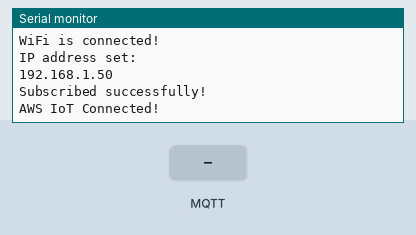
Bench run of a sketch on a simulated ESP32. Parts: the last lines printed to the serial monitor. The inputs (shaded band) are chosen by the test bench. WiFi joins after 1.5 s; servers stay silent unless stated; no MQTT or app messages arrive unless stated.

Above: at 2.7 s.
2.8 s: MQTT message "on" arrives on the first subscribed topic
At 4.0 s:
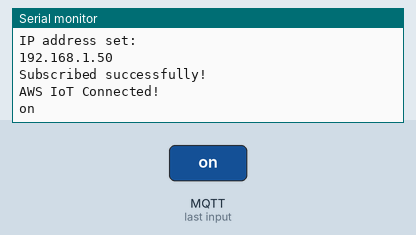
4.3 s: MQTT message "off" arrives on the first subscribed topic
At 5.4 s:
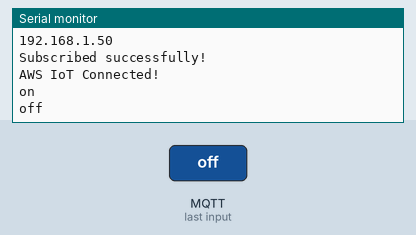

Measured:
- after the input at 2.8 s, the serial monitor: prints a new line at once (image 1)
- after the input at 4.3 s, the serial monitor: prints a new line at once (image 2)

The sketch:

receiving_test.ino
```cpp
#include "key.h"
#include <WiFiClientSecure.h>
#include <PubSubClient.h>
#include <WiFi.h>
#include "esp_eap_client.h"

WiFiClientSecure espClient = WiFiClientSecure();
PubSubClient client(espClient);

const char* sub_topic = "response/action";
const char* pub_topic = "kachow/pub";

void setup() {
  // put your setup code here, to run once:
  Serial.begin(115200);
  WiFi.mode(WIFI_STA);
  WiFi.begin(WIFI_SSID, WIFI_PASSWORD);
  Serial.println("Connecting to Wi-Fi");
  while (WiFi.status() != WL_CONNECTED) {
    delay(500);
    Serial.print(".");
  }
  Serial.println("");
  Serial.println(F("WiFi is connected!"));
  Serial.println(F("IP address set: "));
  Serial.println(WiFi.localIP());

  espClient.setCACert(AWS_CERT_CA);
  espClient.setCertificate(AWS_CERT_CRT);
  espClient.setPrivateKey(AWS_CERT_PRIVATE);
  client.setServer(AWS_IOT_ENDPOINT, 8883);

  while (!client.connect(THINGNAME)) {
    Serial.print(".");
    delay(1000);
  }
  if (!client.connected()) {
    Serial.println("AWS IoT Timeout!");
    return;
  }
  if (client.subscribe(sub_topic)) {
    Serial.println("Subscribed successfully!");
  } else {
      Serial.println("Subscription failed!");
  }
  client.setCallback(callback);
  client.subscribe(sub_topic);
  Serial.println("AWS IoT Connected!");
}

void callback(char* topic, byte* payload, unsigned int length) {
    payload[length] = '\0';
    String message = String((char*)payload);

    Serial.println(message);
}

void loop() {
  // put your main code here, to run repeatedly:
  client.loop();
}
```

key.h
```cpp
#include <pgmspace.h>

#define THINGNAME "kachow"

const char WIFI_SSID[] = "Seb";
const char WIFI_PASSWORD[] = "12345678";
const char AWS_IOT_ENDPOINT[] = "a23xshgsomrra7-ats.iot.ap-southeast-1.amazonaws.com";

// Certificate Authority
static const char AWS_CERT_CA[] PROGMEM = R"EOF(
-----BEGIN CERTIFICATE-----
MIIDQTCCAimgAwIBAgITBmyfz5m/jAo54vB4ikPmljZbyjANBgkqhkiG9w0BAQsF
ADA5MQswCQYDVQQGEwJVUzEPMA0GA1UEChMGQW1hem9uMRkwFwYDVQQDExBBbWF6
b24gUm9vdCBDQSAxMB4XDTE1MDUyNjAwMDAwMFoXDTM4MDExNzAwMDAwMFowOTEL
MAkGA1UEBhMCVVMxDzANBgNVBAoTBkFtYXpvbjEZMBcGA1UEAxMQQW1hem9uIFJv
b3QgQ0EgMTCCASIwDQYJKoZIhvcNAQEBBQADggEPADCCAQoCggEBALJ4gHHKeNXj
ca9HgFB0fW7Y14h29Jlo91ghYPl0hAEvrAIthtOgQ3pOsqTQNroBvo3bSMgHFzZM
9O6II8c+6zf1tRn4SWiw3te5djgdYZ6k/oI2peVKVuRF4fn9tBb6dNqcmzU5L/qw
IFAGbHrQgLKm+a/sRxmPUDgH3KKHOVj4utWp+UhnMJbulHheb4mjUcAwhmahRWa6
VOujw5H5SNz/0egwLX0tdHA114gk957EWW67c4cX8jJGKLhD+rcdqsq08p8kDi1L
93FcXmn/6pUCyziKrlA4b9v7LWIbxcceVOF34GfID5yHI9Y/QCB/IIDEgEw+OyQm
jgSubJrIqg0CAwEAAaNCMEAwDwYDVR0TAQH/BAUwAwEB/zAOBgNVHQ8BAf8EBAMC
AYYwHQYDVR0OBBYEFIQYzIU07LwMlJQuCFmcx7IQTgoIMA0GCSqGSIb3DQEBCwUA
A4IBAQCY8jdaQZChGsV2USggNiMOruYou6r4lK5IpDB/G/wkjUu0yKGX9rbxenDI
U5PMCCjjmCXPI6T53iHTfIUJrU6adTrCC2qJeHZERxhlbI1Bjjt/msv0tadQ1wUs
N+gDS63pYaACbvXy8MWy7Vu33PqUXHeeE6V/Uq2V8viTO96LXFvKWlJbYK8U90vv
o/ufQJVtMVT8QtPHRh8jrdkPSHCa2XV4cdFyQzR1bldZwgJcJmApzyMZFo6IQ6XU
5MsI+yMRQ+hDKXJioaldXgjUkK642M4UwtBV8ob2xJNDd2ZhwLnoQdeXeGADbkpy
rqXRfboQnoZsG4q5WTP468SQvvG5
-----END CERTIFICATE-----
)EOF";

// Device Certificate
static const char AWS_CERT_CRT[] PROGMEM = R"KEY(
-----BEGIN CERTIFICATE-----
MIIDWjCCAkKgAwIBAgIVALzlVQtGqHZNc33+abYn1HmKj/ELMA0GCSqGSIb3DQEB
CwUAME0xSzBJBgNVBAsMQkFtYXpvbiBXZWIgU2VydmljZXMgTz1BbWF6b24uY29t
IEluYy4gTD1TZWF0dGxlIFNUPVdhc2hpbmd0b24gQz1VUzAeFw0yNDEwMjkwMzM4
NDhaFw00OTEyMzEyMzU5NTlaMB4xHDAaBgNVBAMME0FXUyBJb1QgQ2VydGlmaWNh
dGUwggEiMA0GCSqGSIb3DQEBAQUAA4IBDwAwggEKAoIBAQDV9kx82syTuR/8n0ez
B81+hdoTpeXT8cXtav9bFTC+RNTgphBt/72GuwW1/n3dw1sMBPIaJQvlRSHVwvjX
fMFSPupvTCzJMToyx77V8kW/2jdAdcLYImq2JyhLmzBHm//ohMWrht+AwYJP47qj
qAipLpM65r9OUi8kCjCLrHjIj+KbHf2PT95WaLXX+37vFUw0fJQmSWyRuwi3P1YF
JkTwStoD/iF6QMHlGpOesL6V8NWGCHJ72S24A0aipXl6R9sJUvnr/SK1ZLQSKXjf
y4i0XC83LCoAn5iYviEUgKiPZxcZH1AHj/YhySXTrxgQu0AOrTpz8B4qi4z8kAIz
XpJhAgMBAAGjYDBeMB8GA1UdIwQYMBaAFB2mixRaHHCX8jLwmCyMtl7HSmUeMB0G
A1UdDgQWBBSzV1fysbDeUA3zFozPchnnNXfAazAMBgNVHRMBAf8EAjAAMA4GA1Ud
DwEB/wQEAwIHgDANBgkqhkiG9w0BAQsFAAOCAQEAtOwAhje4koAGgJXpnlFlmRbC
RXFGJf90beII5Fg6f592oW+ZiPEpG/BSQdGdqvMS4YWMyJ8Echbh15W9eXjoeaZy
TMw3tN3AOojq172qS27mv3Keml6WXnmthfIRu8waBvFucxGXHajAZuX0tZ/E8hku
yDJBO+FPiNlMqkjG4snvnA9bRuC7AdPJM+FtRvBlgVKrRUZET/gV11aKsJJimI/O
l43ib1fiZ9I/2aHM1IUH4WpI7Wt1gy2I3/8n7+JgxF10m+KLGUFNpo+tMhPy5/BP
fgbDn5fJaxRB8aPQMgcYKmt1QAQfu27/+p8ob10hIlamnssFFH7f4ll53MhNBw==
-----END CERTIFICATE-----
)KEY";

// Device Private Key
static const char AWS_CERT_PRIVATE[] PROGMEM = R"KEY(
-----BEGIN RSA PRIVATE KEY-----
MIIEowIBAAKCAQEA1fZMfNrMk7kf/J9HswfNfoXaE6Xl0/HF7Wr/WxUwvkTU4KYQ
bf+9hrsFtf593cNbDATyGiUL5UUh1cL413zBUj7qb0wsyTE6Mse+1fJFv9o3QHXC
2CJqticoS5swR5v/6ITFq4bfgMGCT+O6o6gIqS6TOua/TlIvJAowi6x4yI/imx39
j0/eVmi11/t+7xVMNHyUJklskbsItz9WBSZE8EraA/4hekDB5RqTnrC+lfDVhghy
e9ktuANGoqV5ekfbCVL56/0itWS0Eil438uItFwvNywqAJ+YmL4hFICoj2cXGR9Q
B4/2Ickl068YELtADq06c/AeKouM/JACM16SYQIDAQABAoIBAGHKBSFXWwL1LGJo
Zfu0SD5YbNhoDUe2C7E8IuN9Jt7/VJAsNfwgU339glmwq9QsUjOHGyPJ5Mrvsswh
JVxPf4fYi4s8tIdrwV6uHlFoPmq2EGScreXcrQr9kJQlpIZGDUs3S6Teqs4NI0Li
IU5lITg5uj7EcZEZTMRbB97+f+Gh0smJklesBoPC4m4pDFN1bsEXda4YHThaqeKG
tA3JJ6mnXdSOZrx3EOrMp6GtvgVgcGGtCXQPAcD+FNxKbWxFGKFyZ7gbNTlmB2UX
zOUr1DFeKKKsRUpRPyHIF4WtRatxyZc7OEFqPODtnKwLF4oaC8cNCquPgDKOqC7V
qISrAMUCgYEA/tQPbcwRxwinWcVt+oQlBjyqUKWaGyOuXVjDvab/8GXrMmdX2YkN
n9YB9qD1G0xl8vIve3Gy4efBJt3Y+VhRzoGI0ii4XFfUnrdNvH0el/67fM5SEAQR
unWWj2VF7z9lMS3ABVlpS4HloFznXyLsTR+p/k+0Hp+ld1jIvnEhWz8CgYEA1vIj
SdTPu/Dq2jRim8nnPNO+aV5UKiL3r2bJAaaSp/d7GkixbpdzySYH2XTUDvMHVgIz
AO1pXSeiAtOMSptsN3+rg48KTczbKNuE4CmLBhVJxtZyiFqZBHGI3vUXkXhaQyws
0+R6dMDOeWPx+O8Gi+KNlUdZ9OAyQVFfSnCCyl8CgYEAm2l3U24utWU4sw4uaadn
8SrUcETe/IhBUhrNnf+YfeOakm3mbPwh/AYHwoMdmR1527YKcU3BW/b8nJiWOFO9
6KSlbg55iY/jUzzVwwvHuckYTSCDedMRgNcwEJoiEaxnKZwOTPTfu7Yn9ipSzXm+
Bbc29KtlXXvd7TCPlV3niv8CgYB1jnqUT6rJjCq16n6f2533W4tBT5DSdstmB94Z
ZAPDj4upRWadKIHv2jfiy42LG4nAlXVVpYLBqwJlb1PEHhrig5XHXvzwrgCS6PRU
MQRS8GOoNvLu9jXIA1wrLHqWWe9r24Ys4UHEBwslwu69CeVXrjFnGl3tmoyBwsJO
ERjHGwKBgDjs0D7JfbG8guDmfLEwmMrjsg5IzX/9fLx1GmrGo8ckAsr/UZPycMnJ
PB8609U6UZrYiMGvP/l0ygDgYI8e7B0VPdNmRzdbrlNDU+JCetNob/lYqHxTgMnJ
RvEovGl38ti1TLX/DIZVH0U27rmZoiviLzHFuNEfuTy1RiwCGRO0
-----END RSA PRIVATE KEY-----
)KEY";
```
